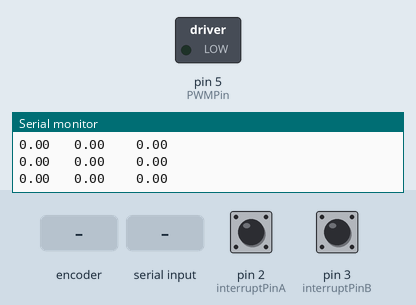
Simulated run of this sketch. Board: Arduino Uno, built with avr-gcc and run on an emulated ATmega328P. On the bench: switched loads named in the sketch (green lamp = pin HIGH), the last lines printed to the serial monitor. Inputs (shaded band) come from the test bench; at power-on: pin 2 (interruptPinA) HIGH, pin 3 (interruptPinB) HIGH.

Above: at 1.2 s.
1.3 s: rotary encoder on pin 2 (interruptPinA) / pin 3 (interruptPinB) turned 1 step (first pin leading)
3.1 s: "5\n" received over Serial
At 3.55 s:
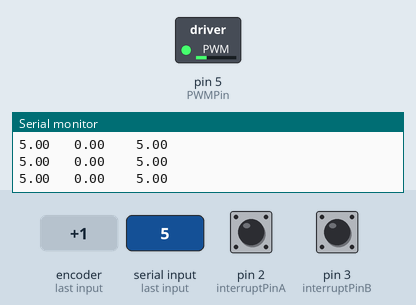
At 6.5 s:
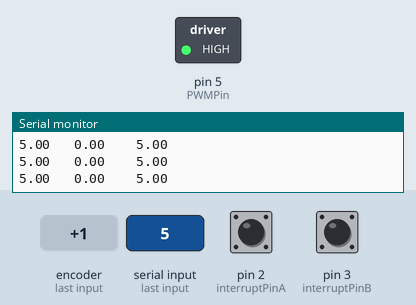
Timing chart, 0 to 8.0 s (numbered marks = the images above; inputs shaded):
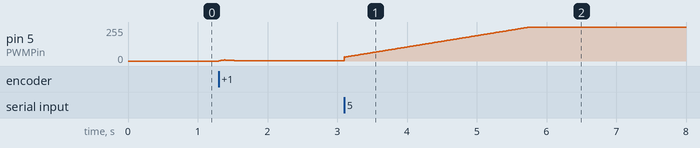

The sketch:

DC_Motor_Speed_Control_PID.ino
```cpp
///////////////////// Author : Nabil Hassan ///////////////////////////

/* reference 1:
Modern Control Engineering
Fifth Edition
Katsuhiko Ogata*/

/* reference 2: https://youtu.be/QSIksPKndEs?si=3yDz2XbFMGmFbnLq */


// PID Controller Parameters
float kp = 0.3;
float ki = 0.8 ;
float kd = 0.0003;

//low pass filter const
float alpha = 0.1;

const float Pi = 3.1416;

// Integral Anti-Windup back-calculation tracking time constant

float T_tracking = 0.2;

//time variable
// unsigned long t ;
unsigned long t_prev = 0;

// PWM and Direction pins
const byte PWMPin = 5;
const byte DirPin1 = 6;
const byte DirPin2 = 7;


// Interrupt Pins
const byte interruptPinA = 2;
const byte interruptPinB = 3;

// Encoder Count
long EncoderCount_prev = 0;
volatile long EncoderCount= 0;
unsigned long count_mod = 0;

// cycle counts
volatile unsigned long count = 0;
unsigned long count_prev = 0;


// Motor Variables
float Theta_curr,Omega_curr, RPM_curr, RPM_Desired, RPM_curr_filtered, RPM_prev_filtered ;
float Theta_prev = 0;
float RPM_max = 230;
float dt;
const float Ts = 0.01;

//Controller saturation parameters
float Vmax = 12;
float Vmin = -12;


// Control input U to the system
float V = 0.0;

// error variables
float e, e_prev = 0, inte, inte_prev = 0;


/* ISR_Encoder Functions */

void ISR_EncoderA(){
  bool PinB = digitalRead(interruptPinB);
  bool PinA = digitalRead(interruptPinA);
  if(PinB == LOW){
    if(PinA == HIGH){
      EncoderCount++;
    }
    else{
      EncoderCount--;
    }
  }
  else{
    if(PinA == HIGH){
      EncoderCount--;
    }
    else{
      EncoderCount++;
    }
  }
}


void ISR_EncoderB(){
  bool PinB = digitalRead(interruptPinA);
  bool PinA = digitalRead(interruptPinB);
  if(PinA == LOW){
    if(PinB == HIGH){
      EncoderCount--;
    }
    else{
      EncoderCount++;
    }
  }
  else{
    if(PinB == HIGH){
      EncoderCount++;
    }
    else{
      EncoderCount--;
    }
  }
}


////////////////////////// Cycle counter repeats every 10ms ///////////////////////////////
ISR(TIMER1_COMPA_vect){
  count++;
}

///////////////////////Motor Driver Function//////////////////////////////

void WriteDriverVoltage(float V, float Vmax) {
  int PWMval = int(255 * abs(V) / Vmax); // this ensures that the output average voltage stays between 0V and 12V

  // this is saturation limit if the value of PWM exceeds 255 it caps it at 255
  if (PWMval > 255) {
    PWMval = 255;
  }

  // if V is greater than zero it spins motor CW or CCW (depends on the wire connection)
  if (V > 0) {
    digitalWrite(DirPin1, HIGH);
    digitalWrite(DirPin2, LOW);
  }

  // this is the opposite of the condition above it spins the motor in the other direction
  else if (V < 0) {
    digitalWrite(DirPin1, LOW);
    digitalWrite(DirPin2, HIGH);
  }

  // base case for safety it unplugs the motor if V = 0
  else {
    digitalWrite(DirPin1, LOW);
    digitalWrite(DirPin2, LOW);
  }

  // write the output signal on the motor PWM pin
  analogWrite(PWMPin, PWMval);
}

void ReadReference()
{
    if (Serial.available())
    {
        RPM_Desired = Serial.parseFloat();

        while (Serial.available())
        {
            Serial.read();
        }
    }
}

void setup(){

  Serial.begin(115200);
  pinMode(interruptPinA,INPUT_PULLUP);
  pinMode(interruptPinB,INPUT_PULLUP);
  attachInterrupt(digitalPinToInterrupt(interruptPinA), ISR_EncoderA, CHANGE);
  attachInterrupt(digitalPinToInterrupt(interruptPinB), ISR_EncoderB, CHANGE);

  cli(); // disables global interrupts
  TCCR1A = 0;
  TCCR1B = 0;
  OCR1A = 19999; // prescalar = 8 , this means the PID loop runs at 100Hz or 10ms
  TCNT1 = 0;
  TCCR1B |= (1 << WGM12);
  TCCR1B |= (1 << CS11);
  TIMSK1 |= (1 << OCIE1A);
  sei(); // enables global interrupts
  RPM_Desired = 0;

}

void loop(){


  ReadReference();
  if(RPM_Desired<60){

  }

  unsigned long localCount;

  noInterrupts();
  localCount = count;
  interrupts();


  if(localCount > count_prev){
    // t = millis(); // gets the current time

    long encoder;

    noInterrupts();
    encoder = EncoderCount;
    interrupts();

    count_mod = ((encoder % 1496) + 1496) % 1496; // this ensures theta stays between 0 --> 360 deg
    Theta_curr = (count_mod * 2 * Pi) / 1496.0; // this is in rad

    // dt = (t-t_prev)*0.001;// 10ms or f = 100Hz

    dt = Ts;

    long deltaCount = encoder - EncoderCount_prev; // gets the count difference

    Omega_curr = (deltaCount*2*Pi)/(1496*dt);
    RPM_curr = deltaCount * 60.0 / (1496.0 * dt);
    RPM_curr_filtered = alpha* RPM_curr + (1-alpha)*RPM_prev_filtered;

    e = RPM_Desired - RPM_curr_filtered; // Error Calculation

    float V_unsat = kp*e + ki*inte_prev + kd*(e-e_prev)/dt;

    float V_sat = constrain(V_unsat,Vmin,Vmax);

    inte = inte_prev + ((dt) * (e + e_prev)/2) +(dt/T_tracking)*(V_sat - V_unsat); // Integral Error Calculation

    V = kp*e + inte*ki + (kd * (e - e_prev)/(dt)); // Control input calculation


    // Saturation limit Condition
    if (V > Vmax) {
      V = Vmax;
    }
    if (V < Vmin) {
      V = Vmin;
    }


    // Apply desired Voltage to the motor
    WriteDriverVoltage(V, Vmax);

    //Printing Outputs
    Serial.print( RPM_Desired);
    Serial.print(" \t");
    Serial.print(RPM_curr);
    Serial.print(" \t ");
    // Serial.print(V); Serial.print("\t  ");
    Serial.print(e);
    Serial.println("  ");
    // Serial.print(dt); Serial.println("\t ");
    // Serial.print(int(255 * abs(V) / Vmax));
    // Serial.println("\t  ");


    //updating variables

    Theta_prev = Theta_curr;
    count_prev = localCount;
    // t_prev = t;
    inte_prev = inte;
    e_prev = e;
    EncoderCount_prev = encoder;
    RPM_prev_filtered = RPM_curr_filtered;


  }
}
```
